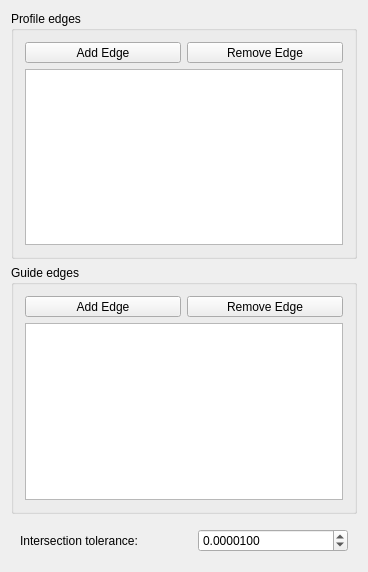
<?xml version="1.0" encoding="UTF-8"?>
<ui version="4.0">
 <class>SurfaceGui::TaskGordonSurface</class>
 <widget class="QWidget" name="SurfaceGui::TaskGordonSurface">
  <property name="geometry">
   <rect>
    <x>0</x>
    <y>0</y>
    <width>368</width>
    <height>572</height>
   </rect>
  </property>
  <property name="sizePolicy">
   <sizepolicy hsizetype="Ignored" vsizetype="Preferred">
    <horstretch>0</horstretch>
    <verstretch>0</verstretch>
   </sizepolicy>
  </property>
  <property name="windowTitle">
   <string>Gordon surface</string>
  </property>
  <layout class="QGridLayout" name="gridLayout_2">
   <item row="6" column="0">
    <layout class="QHBoxLayout" name="horizontalLayout_2" stretch="0,0">
     <property name="sizeConstraint">
      <enum>QLayout::SetDefaultConstraint</enum>
     </property>
     <property name="leftMargin">
      <number>9</number>
     </property>
     <property name="topMargin">
      <number>9</number>
     </property>
     <property name="rightMargin">
      <number>9</number>
     </property>
     <property name="bottomMargin">
      <number>9</number>
     </property>
     <item>
      <widget class="QLabel" name="label">
       <property name="sizePolicy">
        <sizepolicy hsizetype="Minimum" vsizetype="Preferred">
         <horstretch>0</horstretch>
         <verstretch>0</verstretch>
        </sizepolicy>
       </property>
       <property name="text">
        <string>Intersection tolerance:</string>
       </property>
       <property name="margin">
        <number>1</number>
       </property>
      </widget>
     </item>
     <item>
      <widget class="QDoubleSpinBox" name="toleranceSpinBox">
       <property name="sizePolicy">
        <sizepolicy hsizetype="Maximum" vsizetype="Preferred">
         <horstretch>0</horstretch>
         <verstretch>0</verstretch>
        </sizepolicy>
       </property>
       <property name="minimumSize">
        <size>
         <width>150</width>
         <height>0</height>
        </size>
       </property>
       <property name="toolTip">
        <string>Tolerance value at which curves considered intersecting.</string>
       </property>
       <property name="decimals">
        <number>7</number>
       </property>
       <property name="singleStep">
        <double>0.000001000000000</double>
       </property>
       <property name="stepType">
        <enum>QAbstractSpinBox::AdaptiveDecimalStepType</enum>
       </property>
       <property name="value">
        <double>0.000010000000000</double>
       </property>
      </widget>
     </item>
    </layout>
   </item>
   <item row="1" column="0">
    <widget class="QGroupBox" name="groupBox">
     <property name="toolTip">
      <string>Add the profile edges.</string>
     </property>
     <property name="title">
      <string>Profile edges</string>
     </property>
     <layout class="QGridLayout" name="gridLayout">
      <item row="0" column="0" colspan="2">
       <layout class="QHBoxLayout" name="horizontalLayout">
        <item>
         <widget class="QToolButton" name="buttonProfileAdd">
          <property name="enabled">
           <bool>true</bool>
          </property>
          <property name="sizePolicy">
           <sizepolicy hsizetype="Expanding" vsizetype="Fixed">
            <horstretch>0</horstretch>
            <verstretch>0</verstretch>
           </sizepolicy>
          </property>
          <property name="text">
           <string>Add Edge</string>
          </property>
          <property name="checkable">
           <bool>true</bool>
          </property>
          <property name="checked">
           <bool>false</bool>
          </property>
         </widget>
        </item>
        <item>
         <widget class="QToolButton" name="buttonProfileRemove">
          <property name="sizePolicy">
           <sizepolicy hsizetype="Expanding" vsizetype="Fixed">
            <horstretch>0</horstretch>
            <verstretch>0</verstretch>
           </sizepolicy>
          </property>
          <property name="text">
           <string>Remove Edge</string>
          </property>
          <property name="checkable">
           <bool>true</bool>
          </property>
         </widget>
        </item>
       </layout>
      </item>
      <item row="1" column="0" colspan="2">
       <widget class="QListWidget" name="listProfiles">
        <property name="toolTip">
         <string>List of profile edges</string>
        </property>
        <property name="editTriggers">
         <set>QAbstractItemView::NoEditTriggers</set>
        </property>
        <property name="showDropIndicator" stdset="0">
         <bool>false</bool>
        </property>
        <property name="dragDropMode">
         <enum>QAbstractItemView::NoDragDrop</enum>
        </property>
       </widget>
      </item>
     </layout>
    </widget>
   </item>
   <item row="2" column="0">
    <widget class="QGroupBox" name="groupBox1">
     <property name="toolTip">
      <string>Add the guide edges.</string>
     </property>
     <property name="title">
      <string>Guide edges</string>
     </property>
     <layout class="QGridLayout" name="gridLayout">
      <item row="0" column="0" colspan="2">
       <layout class="QHBoxLayout" name="horizontalLayout_1">
        <item>
         <widget class="QToolButton" name="buttonGuideAdd">
          <property name="enabled">
           <bool>true</bool>
          </property>
          <property name="sizePolicy">
           <sizepolicy hsizetype="Expanding" vsizetype="Fixed">
            <horstretch>0</horstretch>
            <verstretch>0</verstretch>
           </sizepolicy>
          </property>
          <property name="text">
           <string>Add Edge</string>
          </property>
          <property name="checkable">
           <bool>true</bool>
          </property>
          <property name="checked">
           <bool>false</bool>
          </property>
         </widget>
        </item>
        <item>
         <widget class="QToolButton" name="buttonGuideRemove">
          <property name="sizePolicy">
           <sizepolicy hsizetype="Expanding" vsizetype="Fixed">
            <horstretch>0</horstretch>
            <verstretch>0</verstretch>
           </sizepolicy>
          </property>
          <property name="text">
           <string>Remove Edge</string>
          </property>
          <property name="checkable">
           <bool>true</bool>
          </property>
         </widget>
        </item>
       </layout>
      </item>
      <item row="1" column="0" colspan="2">
       <widget class="QListWidget" name="listGuides">
        <property name="toolTip">
         <string>List of guide edges</string>
        </property>
        <property name="editTriggers">
         <set>QAbstractItemView::NoEditTriggers</set>
        </property>
        <property name="dragDropMode">
         <enum>QAbstractItemView::NoDragDrop</enum>
        </property>
       </widget>
      </item>
     </layout>
    </widget>
   </item>
  </layout>
 </widget>
 <layoutdefault spacing="6" margin="11"/>
 <resources/>
 <connections/>
</ui>
